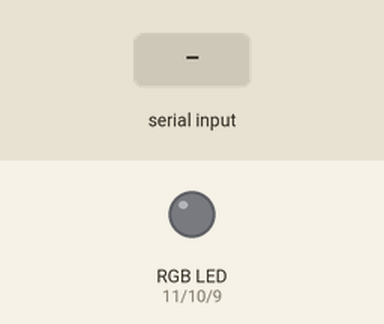
A sketch run on a simulated Arduino Mega 2560, built with avr-gcc and run on an emulated ATmega2560. On the bench: an RGB LED mixed from three pins (HIGH = lit). Inputs (shaded band) come from the test bench.

Above: at 1.7 s.
1.8 s: "2" received over the second serial link
At 2.7 s:
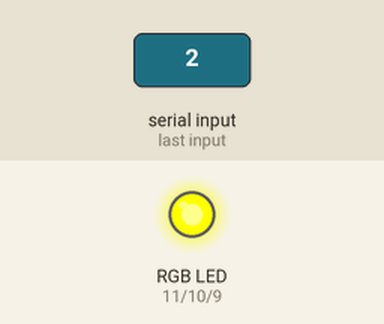
3.3 s: "4" received over the second serial link
At 3.9 s:
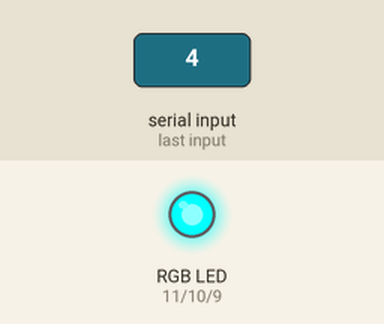
4.8 s: "6" received over the second serial link
At 6.2 s:
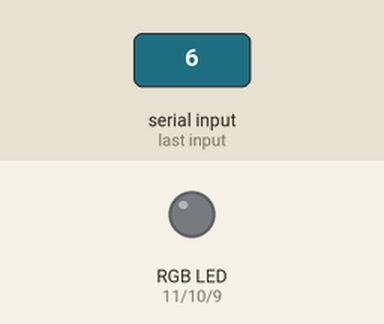
Timing chart, 0 to 7.8 s (numbered marks = the images above; inputs shaded):
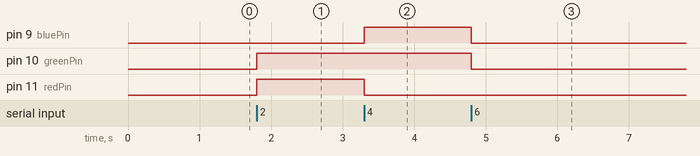

The sketch:

rgb-led-realtime-control_uploadToMainController.ino
```cpp
int redPin = 11;
int greenPin = 10;
int bluePin = 9;

// data definition
int incomingByte = 0;   // for incoming serial data

void setup() {
  delay(500);
  Serial1.begin(9600);

  pinMode(redPin, OUTPUT);
  pinMode(greenPin, OUTPUT);
  pinMode(bluePin, OUTPUT);
}

void loop() {

  // send data only when you receive data:
  if (Serial1.available() > 0) {
    // read the incoming byte:
    incomingByte = Serial1.read();

    // say what you got:
    Serial.print("I received: ");
    Serial.println(incomingByte, DEC);
  }
  switch (incomingByte) {
    case 50:
      setColor(255, 255, 0);
      break;
    case 52:
      setColor(0, 255, 255);
      break;
    case 54:
      setColor(0, 0,0);
      break;
  }
  Serial.println(incomingByte, DEC);

}

void setColor(int red, int green, int blue)
{
  #ifdef COMMON_ANODE
    red = 255 - red;
    green = 255 - green;
    blue = 255 - blue;
  #endif
  analogWrite(redPin, red);
  analogWrite(greenPin, green);
  analogWrite(bluePin, blue);
}
```

Measured:
- after the input at 1.8 s, pin 10 (greenPin), pin 11 (redPin): LOW → HIGH at once
- after the input at 3.3 s, pin 9 (bluePin): LOW → HIGH at once; pin 11 (redPin): HIGH → LOW at once
- after the input at 4.8 s, pin 9 (bluePin), pin 10 (greenPin): HIGH → LOW at once
